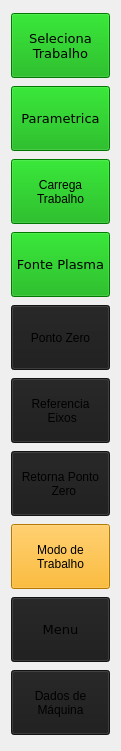
  <widget class="QWidget" name="verticalLayoutWidget">
   <property name="geometry">
    <rect>
     <x>890</x>
     <y>10</y>
     <width>121</width>
     <height>751</height>
    </rect>
   </property>
   <layout class="QVBoxLayout" name="verticalLayout_2">
    <property name="sizeConstraint">
     <enum>QLayout::SetNoConstraint</enum>
    </property>
    <item>
     <widget class="QHmiLinkPage" name="QHmiLinkPage_14">
      <property name="maximumSize">
       <size>
        <width>130</width>
        <height>65</height>
       </size>
      </property>
      <property name="font">
       <font>
        <family>DejaVu Sans</family>
        <pointsize>10</pointsize>
        <weight>50</weight>
        <italic>false</italic>
        <bold>false</bold>
       </font>
      </property>
      <property name="styleSheet">
       <string notr="true">font:10pt &quot;DejaVu Sans&quot;;
background-color: rgb(0, 170, 0);</string>
      </property>
      <property name="text">
       <string>Seleciona
Trabalho</string>
      </property>
      <property name="destinationPage">
       <cstring>filesystem.ui</cstring>
      </property>
      <property name="stateField">
       <cstring></cstring>
      </property>
      <property name="stateAction">
       <enum>QHmiLinkPage::Visible</enum>
      </property>
      <property name="PasswordLevel" stdset="0">
       <number>0</number>
      </property>
      <property name="Hide" stdset="0">
       <bool>false</bool>
      </property>
      <property name="Align left" stdset="0">
       <bool>false</bool>
      </property>
     </widget>
    </item>
    <item>
     <widget class="QHmiLinkPage" name="QHmiLinkPage_17">
      <property name="maximumSize">
       <size>
        <width>130</width>
        <height>65</height>
       </size>
      </property>
      <property name="font">
       <font>
        <family>DejaVu Sans</family>
        <pointsize>10</pointsize>
        <weight>50</weight>
        <italic>false</italic>
        <bold>false</bold>
       </font>
      </property>
      <property name="styleSheet">
       <string notr="true">font:10pt &quot;DejaVu Sans&quot;;
background-color: rgb(0, 170, 0);</string>
      </property>
      <property name="text">
       <string>Parametrica</string>
      </property>
      <property name="destinationPage">
       <cstring>shape.ui</cstring>
      </property>
      <property name="stateField">
       <cstring>CONF1_G_B_MAN</cstring>
      </property>
      <property name="stateAction">
       <enum>QHmiLinkPage::Visible</enum>
      </property>
      <property name="PasswordLevel" stdset="0">
       <number>0</number>
      </property>
      <property name="Hide" stdset="0">
       <bool>false</bool>
      </property>
      <property name="Align left" stdset="0">
       <bool>false</bool>
      </property>
     </widget>
    </item>
    <item>
     <widget class="QHmiButton" name="QHmiButtonResetWork">
      <property name="maximumSize">
       <size>
        <width>130</width>
        <height>65</height>
       </size>
      </property>
      <property name="autoFillBackground">
       <bool>false</bool>
      </property>
      <property name="styleSheet">
       <string notr="true">font:10pt &quot;DejaVu Sans&quot;;
background-color: rgb(0, 170, 0);</string>
      </property>
      <property name="text">
       <string>Carrega
Trabalho</string>
      </property>
      <property name="checked">
       <bool>false</bool>
      </property>
      <property name="fieldName">
       <cstring>RES1__POU_SLOW_CNC.B_CNC_RESET</cstring>
      </property>
      <property name="buttonAction">
       <enum>QHmiButton::Set</enum>
      </property>
      <property name="stateField">
       <cstring>CONF1_G_B_MAN</cstring>
      </property>
      <property name="stateAction">
       <enum>QHmiButton::Visible</enum>
      </property>
      <property name="confirmMessage">
       <cstring>Deseja Carregar?</cstring>
      </property>
      <property name="reset_when_unfocus" stdset="0">
       <bool>true</bool>
      </property>
      <property name="PasswordLevel" stdset="0">
       <number>0</number>
      </property>
      <property name="Hide" stdset="0">
       <bool>false</bool>
      </property>
      <property name="Align left" stdset="0">
       <bool>false</bool>
      </property>
     </widget>
    </item>
    <item>
     <widget class="QHmiLinkPage" name="QHmiLinkPage_15">
      <property name="maximumSize">
       <size>
        <width>130</width>
        <height>65</height>
       </size>
      </property>
      <property name="font">
       <font>
        <family>DejaVu Sans</family>
        <pointsize>10</pointsize>
        <weight>50</weight>
        <italic>false</italic>
        <bold>false</bold>
       </font>
      </property>
      <property name="styleSheet">
       <string notr="true">font:10pt &quot;DejaVu Sans&quot;;
background-color: rgb(0, 170, 0);</string>
      </property>
      <property name="text">
       <string>Fonte Plasma</string>
      </property>
      <property name="destinationPage">
       <cstring>Banco_Fontes.ui</cstring>
      </property>
      <property name="stateField">
       <cstring>CONF1_G_B_MAN</cstring>
      </property>
      <property name="stateAction">
       <enum>QHmiLinkPage::Visible</enum>
      </property>
      <property name="PasswordLevel" stdset="0">
       <number>0</number>
      </property>
      <property name="Hide" stdset="0">
       <bool>false</bool>
      </property>
      <property name="Align left" stdset="0">
       <bool>false</bool>
      </property>
     </widget>
    </item>
    <item>
     <widget class="QHmiButton" name="QHmiButton_7">
      <property name="maximumSize">
       <size>
        <width>130</width>
        <height>65</height>
       </size>
      </property>
      <property name="styleSheet">
       <string notr="true">font:10pt &quot;DejaVu Sans&quot;;
background-color: rgb(27, 27, 27);</string>
      </property>
      <property name="text">
       <string>Ponto Zero</string>
      </property>
      <property name="iconSize">
       <size>
        <width>56</width>
        <height>56</height>
       </size>
      </property>
      <property name="checked">
       <bool>true</bool>
      </property>
      <property name="fieldName">
       <cstring>CONF1_G_R_BT_ZERO_AXIS</cstring>
      </property>
      <property name="buttonAction">
       <enum>QHmiButton::SetReset</enum>
      </property>
      <property name="stateField">
       <cstring>CONF1_G_B_MAN</cstring>
      </property>
      <property name="stateAction">
       <enum>QHmiButton::Visible</enum>
      </property>
      <property name="confirmMessage">
       <cstring>Deseja Referenciar?</cstring>
      </property>
      <property name="reset_when_unfocus" stdset="0">
       <bool>true</bool>
      </property>
      <property name="PasswordLevel" stdset="0">
       <number>0</number>
      </property>
      <property name="Hide" stdset="0">
       <bool>true</bool>
      </property>
      <property name="Align left" stdset="0">
       <bool>false</bool>
      </property>
     </widget>
    </item>
    <item>
     <widget class="QHmiButton" name="QHmiButton">
      <property name="maximumSize">
       <size>
        <width>130</width>
        <height>65</height>
       </size>
      </property>
      <property name="styleSheet">
       <string notr="true">font:10pt &quot;DejaVu Sans&quot;;
background-color: rgb(27, 27, 27);</string>
      </property>
      <property name="text">
       <string>Referencia
 Eixos</string>
      </property>
      <property name="iconSize">
       <size>
        <width>56</width>
        <height>56</height>
       </size>
      </property>
      <property name="checked">
       <bool>true</bool>
      </property>
      <property name="fieldName">
       <cstring>CONF1_G_B_HOME_GERAL</cstring>
      </property>
      <property name="buttonAction">
       <enum>QHmiButton::Set</enum>
      </property>
      <property name="stateField">
       <cstring>CONF1_G_B_MAN</cstring>
      </property>
      <property name="stateAction">
       <enum>QHmiButton::Visible</enum>
      </property>
      <property name="confirmMessage">
       <cstring>Deseja Referenciar?</cstring>
      </property>
      <property name="PasswordLevel" stdset="0">
       <number>0</number>
      </property>
      <property name="Hide" stdset="0">
       <bool>true</bool>
      </property>
      <property name="Align left" stdset="0">
       <bool>false</bool>
      </property>
     </widget>
    </item>
    <item>
     <widget class="QHmiButton" name="QHmiButton_13">
      <property name="maximumSize">
       <size>
        <width>130</width>
        <height>65</height>
       </size>
      </property>
      <property name="styleSheet">
       <string notr="true">font:10pt &quot;DejaVu Sans&quot;;
background-color: rgb(27, 27, 27);</string>
      </property>
      <property name="text">
       <string>Retorna Ponto
  Zero</string>
      </property>
      <property name="iconSize">
       <size>
        <width>56</width>
        <height>56</height>
       </size>
      </property>
      <property name="checked">
       <bool>true</bool>
      </property>
      <property name="fieldName">
       <cstring>RES1__POU_RETORNO_ZERO.BT_RETORNO_ORIGIN</cstring>
      </property>
      <property name="buttonAction">
       <enum>QHmiButton::Set</enum>
      </property>
      <property name="stateField">
       <cstring>CONF1_G_B_MAN</cstring>
      </property>
      <property name="stateAction">
       <enum>QHmiButton::Visible</enum>
      </property>
      <property name="confirmMessage">
       <cstring>Deseja Retornar?</cstring>
      </property>
      <property name="PasswordLevel" stdset="0">
       <number>0</number>
      </property>
      <property name="Hide" stdset="0">
       <bool>true</bool>
      </property>
      <property name="Align left" stdset="0">
       <bool>false</bool>
      </property>
     </widget>
    </item>
    <item>
     <widget class="QHmiButton" name="Modo">
      <property name="maximumSize">
       <size>
        <width>130</width>
        <height>65</height>
       </size>
      </property>
      <property name="styleSheet">
       <string notr="true">font:10pt &quot;DejaVu Sans&quot;;
background-color: rgb(255, 170, 0);</string>
      </property>
      <property name="text">
       <string>Modo de
Trabalho</string>
      </property>
      <property name="checkable">
       <bool>false</bool>
      </property>
      <property name="toolButtonStyle">
       <enum>Qt::ToolButtonTextUnderIcon</enum>
      </property>
      <property name="autoRaise">
       <bool>false</bool>
      </property>
      <property name="arrowType">
       <enum>Qt::NoArrow</enum>
      </property>
      <property name="buttonAction">
       <enum>QHmiButton::SetReset</enum>
      </property>
      <property name="stateField">
       <cstring>CONF1_G_B_MAN</cstring>
      </property>
      <property name="stateAction">
       <enum>QHmiButton::Visible</enum>
      </property>
      <property name="confirmMessage">
       <cstring></cstring>
      </property>
      <property name="PasswordLevel" stdset="0">
       <number>0</number>
      </property>
      <property name="Hide" stdset="0">
       <bool>true</bool>
      </property>
      <property name="Align left" stdset="0">
       <bool>false</bool>
      </property>
     </widget>
    </item>
    <item>
     <widget class="QHmiLinkPage" name="QHmiLinkPage_12">
      <property name="minimumSize">
       <size>
        <width>0</width>
        <height>0</height>
       </size>
      </property>
      <property name="maximumSize">
       <size>
        <width>130</width>
        <height>65</height>
       </size>
      </property>
      <property name="font">
       <font>
        <family>DejaVu Sans</family>
        <pointsize>10</pointsize>
        <weight>50</weight>
        <italic>false</italic>
        <bold>false</bold>
       </font>
      </property>
      <property name="styleSheet">
       <string notr="true">font:10pt &quot;DejaVu Sans&quot;;
background-color: rgb(27, 27, 27);</string>
      </property>
      <property name="text">
       <string>Menu</string>
      </property>
      <property name="destinationPage">
       <cstring>menu.ui</cstring>
      </property>
      <property name="PasswordLevel" stdset="0">
       <number>0</number>
      </property>
      <property name="Hide" stdset="0">
       <bool>false</bool>
      </property>
      <property name="Align left" stdset="0">
       <bool>false</bool>
      </property>
     </widget>
    </item>
    <item>
     <widget class="QHmiButton" name="bt_maquina">
      <property name="maximumSize">
       <size>
        <width>130</width>
        <height>65</height>
       </size>
      </property>
      <property name="styleSheet">
       <string notr="true">font:10pt &quot;DejaVu Sans&quot;;
background-color: rgb(27, 27, 27);</string>
      </property>
      <property name="text">
       <string>Dados de
Máquina</string>
      </property>
      <property name="checkable">
       <bool>false</bool>
      </property>
      <property name="toolButtonStyle">
       <enum>Qt::ToolButtonTextUnderIcon</enum>
      </property>
      <property name="autoRaise">
       <bool>false</bool>
      </property>
      <property name="arrowType">
       <enum>Qt::NoArrow</enum>
      </property>
      <property name="buttonAction">
       <enum>QHmiButton::SetReset</enum>
      </property>
      <property name="stateField">
       <cstring></cstring>
      </property>
      <property name="stateAction">
       <enum>QHmiButton::Visible</enum>
      </property>
      <property name="confirmMessage">
       <cstring></cstring>
      </property>
      <property name="PasswordLevel" stdset="0">
       <number>0</number>
      </property>
      <property name="Hide" stdset="0">
       <bool>true</bool>
      </property>
      <property name="Align left" stdset="0">
       <bool>false</bool>
      </property>
     </widget>
    </item>
   </layout>
  </widget>
